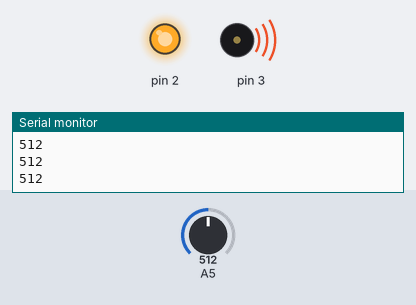
Recording of a sketch running on a simulated Arduino Uno, built with avr-gcc and run on an emulated ATmega328P. Parts: output pins drawn as LEDs (lit = HIGH), buzzer (waves = sounding), the last lines printed to the serial monitor. The inputs (shaded band) are chosen by the test bench; at power-on: A5 = 512.

Above: at 1.2 s.
1.3 s: A5 set to 21
2.8 s: A5 set to 17
At 4.3 s:
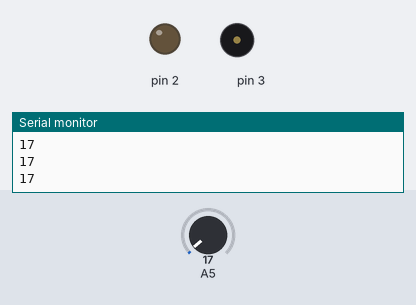
5.3 s: A5 set to 122
At 5.7 s:
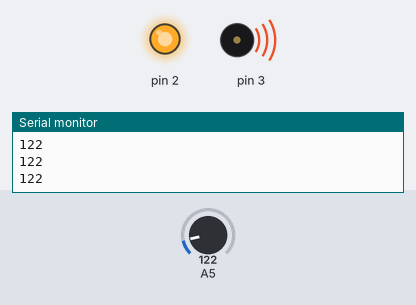
6.8 s: A5 set to 10
At 7.5 s:
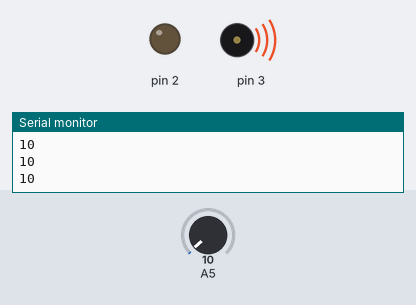
Timing chart, 0 to 9.8 s (numbered marks = the images above; inputs shaded):
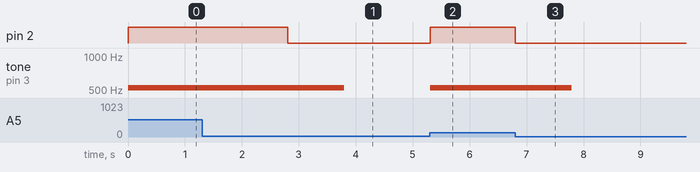

Measured:
- the behaviour switches between 20 and 19 on A5 (found by bisection; images 0 and 1)
- after the input at 2.8 s, pin 2: HIGH → LOW at once; tone on pin 3: 523 Hz → silent after 1.0 s
- after the input at 5.3 s, pin 2: LOW → HIGH at once; tone on pin 3: silent → 523 Hz at once
- after the input at 6.8 s, pin 2: HIGH → LOW at once; tone on pin 3: 523 Hz → silent after 0.99 s

The sketch:

Praktikum6.ino
```cpp
// C++ code
//
int Val = 0;

void setup()
{
  pinMode(A5, INPUT);
  Serial.begin(9600);
  pinMode(2, OUTPUT);
  pinMode(3, OUTPUT);
}

void loop()
{
  Val = analogRead(A5);
  Serial.println(Val);
  if (Val >= 20) {
    digitalWrite(2, HIGH);
    tone(3, 523, 1000); // play tone 60 (C5 = 523 Hz)
  } else {
    digitalWrite(2, LOW);
  }
  delay(10); // Delay a little bit to improve simulation performance
}
```
